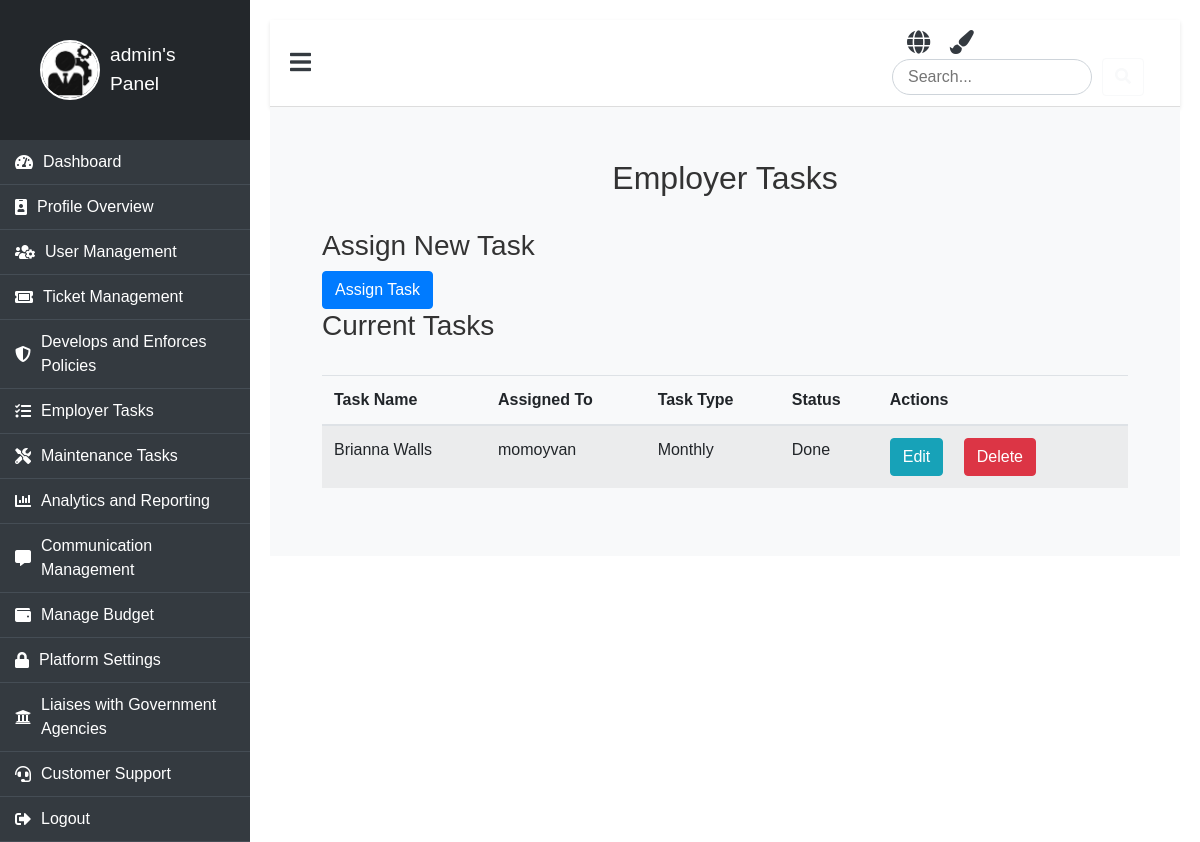
The app's page /employer-tasks/ (signed in) with its own data.
### booking/models.py (models this page shows, shortened)
class CustomUser(AbstractUser):
    ROLE_CHOICES = (
        ('admin', 'Admin'),
        ('employer', 'Employer'),
        ('passenger', 'Passenger'),
        ('maintenance', 'Maintenance'),
    )
    role = models.CharField(max_length=30, choices=ROLE_CHOICES, default='passenger')
    profile_picture = models.ImageField(upload_to='profile_pictures/', blank=True, null=True)
    phone = models.CharField(max_length=15, default='0000000000')  # Provide a default value
    address = models.TextField(null=True, blank=True)  # Temporarily allow null

class Task(models.Model):
    TASK_TYPE_CHOICES = (
        ('periodic', 'Periodic'),
        ('monthly', 'Monthly'),
    )
    STATUS_CHOICES = (
        ('done', 'Done'),
        ('not_done', 'Not Done'),
    )
    SANCTION_CHOICES = (
        ('none', 'None'),
        ('warning', 'Warning'),
        ('temporary_ban', 'Temporary Ban'),
    )
    assigned_to = models.ForeignKey(CustomUser, on_delete=models.CASCADE, limit_choices_to={'role': 'employer'})
    name = models.CharField(max_length=255)
    description = models.TextField()
    task_type = models.CharField(max_length=20, choices=TASK_TYPE_CHOICES)
    ticket_quota = models.IntegerField()
    is_on_guard = models.BooleanField(default=False)  # Whether the user is on guard duty
    status = models.CharField(max_length=20, choices=STATUS_CHOICES, default='not_done')
    sanction = models.CharField(max_length=20, choices=SANCTION_CHOICES, default='none')
    assigned_at = models.DateTimeField(auto_now_add=True)
    updated_at = models.DateTimeField(auto_now=True)

### booking/views.py (the view)
# urls.py: path('employer-tasks/', views.employer_task_list, name='employer_task_list'),
@user_passes_test(is_admin)
def employer_task_list(request):
    employers = CustomUser.objects.filter(role='employer')
    tasks = Task.objects.all()
    return render(request, 'panel/admin/employer/employer_task_list.html', {
        'employers': employers,
        'tasks': tasks,
    })

### booking/views.py (called while the page is built)
def is_admin(user):
    return user.is_authenticated and user.role == 'admin'

### booking/templates/panel/admin/employer/employer_task_list.html (shortened to what this page needs)
{% extends "panel/base/base_admin.html" %}
{% load static %}
{% block content %}
<div class="container">
    <h2>Employer Tasks</h2>
    <h3>Assign New Task</h3>
    <a href="{% url 'assign_task' %}" class="btn btn-primary">Assign Task</a>
    <h3>Current Tasks</h3>
    <table class="table table-striped">
        <thead>
            <tr>
                <th>Task Name</th>
                <th>Assigned To</th>
                <th>Task Type</th>
                <th>Status</th>
                <th>Actions</th>
            </tr>
        </thead>
        <tbody>
            {% for task in tasks %}
            <tr>
                <td>{{ task.name }}</td>
                <td>{{ task.assigned_to.username }}</td>
                <td>{{ task.get_task_type_display }}</td>
                <td>{{ task.get_status_display }}</td>
                <td>
                    <a href="{% url 'edit_task' task.id %}" class="btn btn-info">Edit</a>
                    <a href="{% url 'delete_task' task.id %}" class="btn btn-danger">Delete</a>
                </td>
            </tr>
            {% endfor %}
        </tbody>
    </table>
</div>
{% endblock %}

### booking/templates/panel/base/base_admin.html (shortened to what this page needs)
{% load static %}
<!DOCTYPE html>
<html lang="en">
<head>
    <link rel="stylesheet" href="https://stackpath.bootstrapcdn.com/bootstrap/4.5.2/css/bootstrap.min.css">
    <link rel="stylesheet" href="https://cdnjs.cloudflare.com/ajax/libs/font-awesome/5.15.3/css/all.min.css">
    <link rel="stylesheet" href="{% static 'css/clients.css' %}">
</head>
<body>
    <div class="dashboard">
        <div class="dashboard-nav">
            <header>
                <a href="{% url 'admin_panel' %}" class="brand-logo">
                    {% if user.profile_picture %}
                        <img src="{{ user.profile_picture.url }}" alt="{{ user.username }}'s profile picture" class="profile-pic" />
                    {% else %}
                        <img src="{% static 'image/why.jpeg' %}" alt="Default Avatar" class="profile-pic" />
                    {% endif %}
                    <span>{{ user.username }}'s Panel</span>
                </a>
            </header>
            <nav class="dashboard-nav-list">
                <a href="{% url 'admin_panel' %}" class="dashboard-nav-item"><i class="fas fa-tachometer-alt"></i> Dashboard</a>
                <a href="{% url 'profile_admin' %}" class="dashboard-nav-item"><i class="fas fa-id-badge"></i> Profile Overview</a>
                <a href="{% url 'user_management' %}" class="dashboard-nav-item"><i class="fas fa-users-cog"></i> User Management</a>
                <a href="{% url 'ticket_form' %}" class="dashboard-nav-item"><i class="fas fa-ticket-alt"></i> Ticket Management</a>
                <a href="{% url 'policy' %}" class="dashboard-nav-item"><i class="fas fa-shield-alt"></i> Develops and Enforces Policies</a>
                <a href="{% url 'employer_task_list' %}" class="dashboard-nav-item"><i class="fas fa-tasks"></i> Employer Tasks</a>
                <a href="{% url 'assign_task' %}" class="dashboard-nav-item"><i class="fas fa-tools"></i> Maintenance Tasks</a>
                <a href="#" class="dashboard-nav-item"><i class="fas fa-chart-bar"></i> Analytics and Reporting</a>
                <a href="{% url 'communication_list' %}" class="dashboard-nav-item"><i class="fas fa-comment-alt"></i> Communication Management</a>
                <a href="#" class="dashboard-nav-item"><i class="fas fa-wallet"></i> Manage Budget</a>
                <a href="{% url 'security' %}" class="dashboard-nav-item"><i class="fas fa-lock"></i> Platform Settings</a>
                <a href="{% url 'gov' %}" class="dashboard-nav-item"><i class="fas fa-university"></i> Liaises with Government Agencies</a>
                <a href="{% url 'manage_contact' %}" class="dashboard-nav-item"><i class="fas fa-headset"></i> Customer Support</a>
                <a href="{% url 'logout' %}" class="dashboard-nav-item"><i class="fas fa-sign-out-alt"></i> Logout</a>
            </nav>
        </div>
        <main class="dashboard-app">
            <header class="dashboard-toolbar">
                <a href="#!" class="menu-toggle"><i class="fas fa-bars"></i></a>
                <div class="header-icons">
                    <i class="fas fa-globe icon" title="Change Language" onclick="toggleLanguage()"></i>
                    <i class="fas fa-paint-brush icon" title="Change Theme" onclick="toggleTheme()"></i>
                    <div class="search-bar">
                        <input type="text" placeholder="Search..." aria-label="Search" />
                        <button class="btn btn-outline-light" type="button"><i class="fas fa-search"></i></button>
                    </div>
                </div>
            </header>
            <div class="dashboard-content">
                {% block content %}{% endblock %}
            </div>
        </main>
    </div>
</body>
</html>

### booking/static/css/clients.css (style rules this page uses)
body { font-family: 'Arial', sans-serif; background-color: #f8f9fa; color: #333; margin: 0; padding: 0; overflow-x: hidden; }
.dashboard { display: flex; min-height: 100vh; }
.dashboard-nav { width: 250px; background-color: #343a40; color: #fff; transition: width 0.4s ease, opacity 0.4s ease; opacity: 1; }
.dashboard-nav header { padding: 20px; display: flex; align-items: center; justify-content: flex-start; background-color: #23272b; text-align: left; }
.dashboard-nav .profile-pic { width: 60px; height: 60px; border-radius: 50%; margin-right: 10px; border: 2px solid #fff; }
.dashboard-nav .brand-logo { display: flex; align-items: center; font-size: 1.2rem; color: #fff; text-decoration: none; }
.dashboard-nav .brand-logo span { transition: opacity 0.4s ease; }
.dashboard-nav .dashboard-nav-list { padding: 0; margin: 0; list-style: none; }
.dashboard-nav-item { display: flex; align-items: center; padding: 15px; font-size: 1rem; color: #ddd; text-decoration: none; border-bottom: 1px solid #454d55; transition: background-color 0.3s ease; }
.dashboard-nav-item i { margin-right: 10px; }
.dashboard-app { flex-grow: 1; background-color: #fff; padding: 20px; transition: margin-left 0.4s ease; }
.dashboard-toolbar { display: flex; justify-content: space-between; align-items: center; padding: 10px 20px; background-color: #fff; border-bottom: 1px solid #ddd; box-shadow: 0 2px 4px rgba(0, 0, 0, 0.1); }
.dashboard-toolbar .menu-toggle { font-size: 1.5rem; cursor: pointer; color: #343a40; }
.header-icons .icon { margin-left: 15px; font-size: 1.3rem; color: #343a40; transition: color 0.3s ease; }
.search-bar input { width: 200px; border-radius: 20px; border: 1px solid #ced4da; padding: 5px 15px; transition: width 0.3s ease; }
.dashboard-content { padding: 20px; background-color: #f8f9fa; }
.dashboard-nav .brand-logo { animation: slideIn 1s ease-in-out; }
.dashboard-nav-item { position: relative; overflow: hidden; }
.dashboard-nav-item::before { content: ''; position: absolute; top: 0; left: 0; width: 100%; height: 100%; background-color: rgba(255, 255, 255, 0.2); transform: translateX(-100%); transition: transform 0.5s ease; }
.dashboard-app { animation: fadeIn 1s ease-in-out; }

### booking/templates/panel/base/base_admin.html (style rules this page uses)
body { background-color: #e9ecef; font-family: 'Arial', sans-serif; }
.dashboard-nav { background-color: #343a40; color: white; min-height: 100vh; }
.brand-logo { display: flex; align-items: center; color: white; padding: 20px; text-decoration: none; }
.brand-logo img { margin-right: 10px; }
.dashboard-nav-list a { color: white; display: flex; align-items: center; padding: 10px 15px; transition: background 0.3s; }
.header-icons .icon { margin-left: 15px; cursor: pointer; font-size: 1.5rem; }
.search-bar { display: flex; align-items: center; }
.search-bar input { border-radius: 20px; border: 1px solid #ced4da; padding: 5px 15px; width: 200px; margin-right: 10px; }
.dashboard-content { padding: 20px; }
.profile-pic { width: 50px; height: 50px; border-radius: 50%; margin-right: 10px; }

### booking/templates/panel/admin/employer/employer_task_list.html (style rules this page uses)
.container { padding: 2rem; }
h2 { text-align: center; margin-bottom: 2rem; }
.table-striped { margin-top: 2rem; }
.btn { margin-right: 1rem; }

### records on screen
CustomUser: username "admin"
Task: name "Brianna Walls", assigned_to.username "momoyvan", task_type "Monthly", status "Done"
